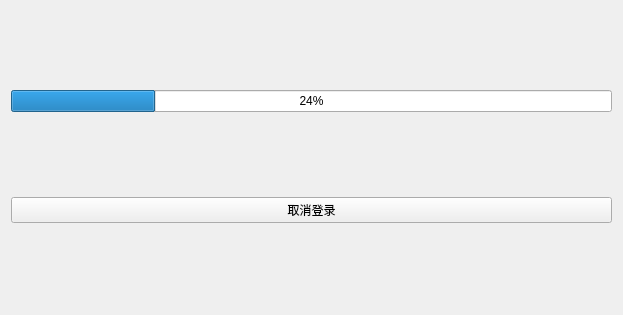
<?xml version="1.0" encoding="UTF-8"?>
<ui version="4.0">
 <class>LoadPage</class>
 <widget class="QWidget" name="LoadPage">
  <property name="geometry">
   <rect>
    <x>0</x>
    <y>0</y>
    <width>623</width>
    <height>315</height>
   </rect>
  </property>
  <property name="windowTitle">
   <string>Form</string>
  </property>
  <layout class="QVBoxLayout" name="verticalLayout">
   <item>
    <widget class="QProgressBar" name="progressBar">
     <property name="value">
      <number>24</number>
     </property>
    </widget>
   </item>
   <item>
    <widget class="QPushButton" name="pushButton">
     <property name="text">
      <string>取消登录</string>
     </property>
    </widget>
   </item>
  </layout>
 </widget>
 <resources/>
 <connections/>
</ui>
